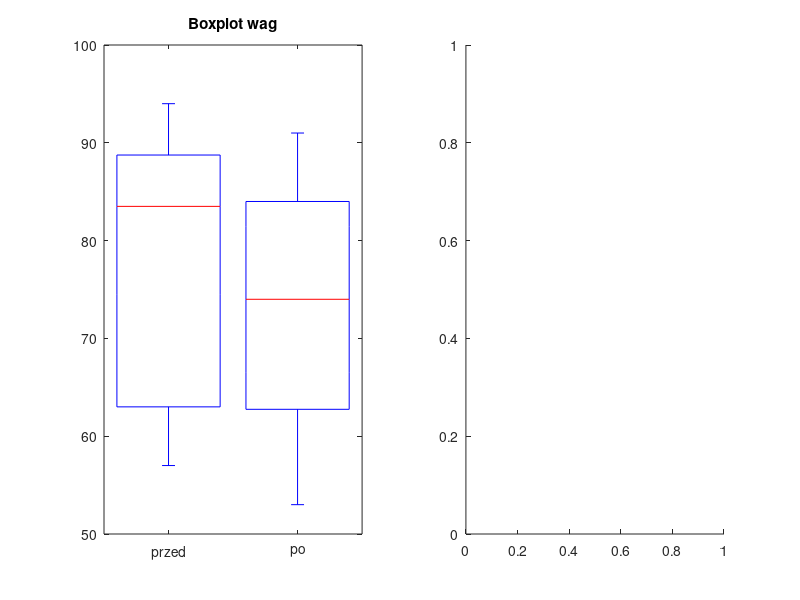

Write MATLAB code to recreate this figure. (Note: this script raises an error after producing the figure.)
% EXERCISE 1

clc
clear
close all

% Dane: masa kobiet PRZED i PO diecie
before = [88 69 86 59 57 82 94 93 64 91 86 59 91 60 57 92 70 88 70 85];
after  = [73 68 75 54 53 84 84 86 66 84 78 58 91 57 59 88 71 84 64 85];

% Wizualizacja (boxplot i histogram różnicy)
figure
subplot(1,2,1)
boxplot([before' after'],'Labels', {'przed', 'po'}); title('Boxplot wag');
subplot(1,2,2)
histogram(before-after); title('Histogram różnic (przed-po)');
xlabel('Różnica masy [kg]');

% Test znaków (czy mediana różnicy = 0)
[p_sgn, h_sgn, stats_sgn] = signtest(before, after, 0.05, 'tail', 'right');
fprintf('Test znaków (czy masa po diecie < przed): p=%.4g, h=%d, n_znak=%d\n', p_sgn, h_sgn, stats_sgn.sign);

% Test Wilcoxona (czy rozkład wag się przesunął)
[p_wil, h_wil, stats_wil] = signrank(before, after, 'tail', 'right');
fprintf('Test Wilcoxona: p=%.4g, h=%d, stat=%.4g\n', p_wil, h_wil, stats_wil.signedrank);

% Interpretacja w konsoli
if h_wil
    disp('Odrzucamy H0 – dieta prawdopodobnie działa (masa średnio się obniżyła)');
else
    disp('Brak podstaw do odrzucenia H0 – nie udowodniliśmy skuteczności diety');
end
